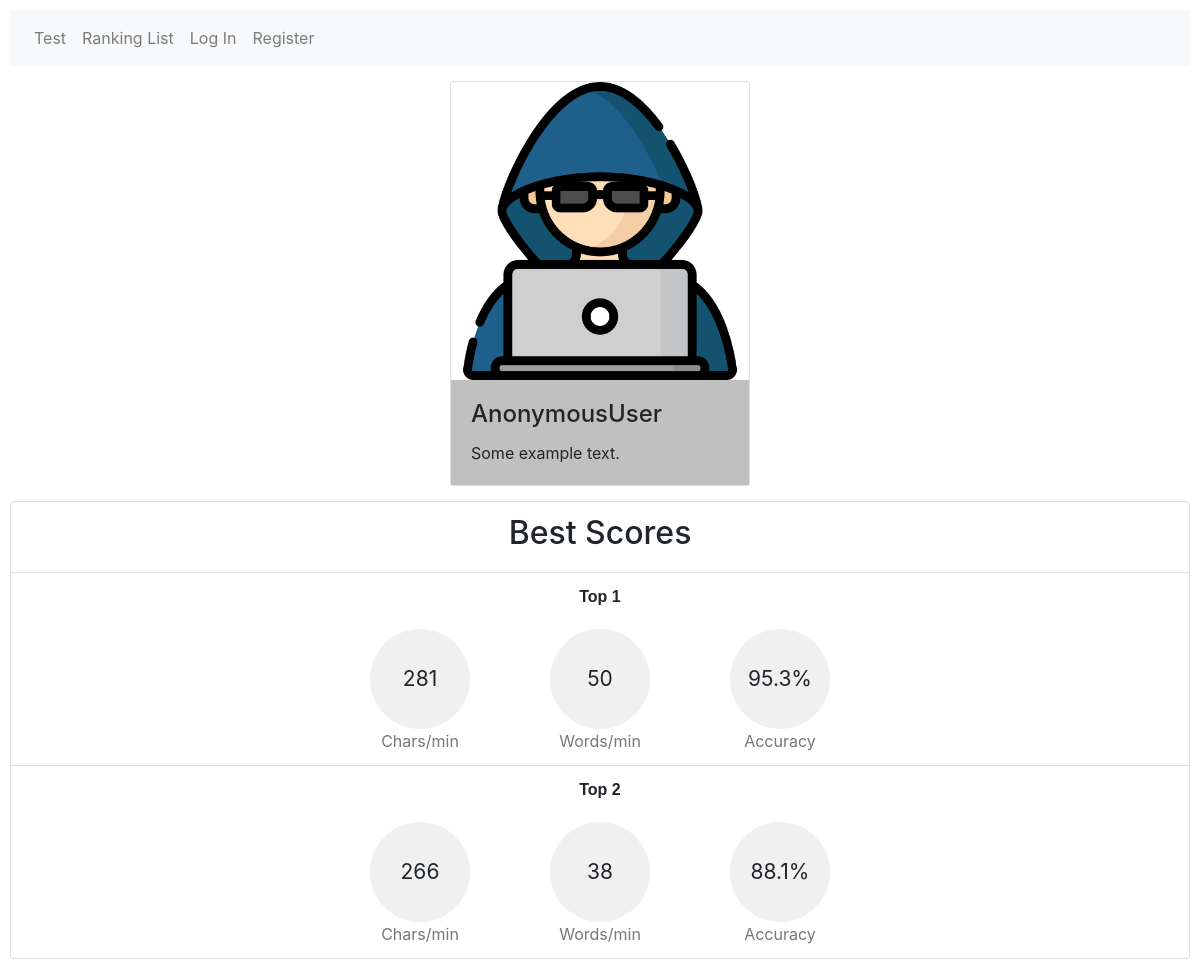
Before: /profile/foo with the older database file.
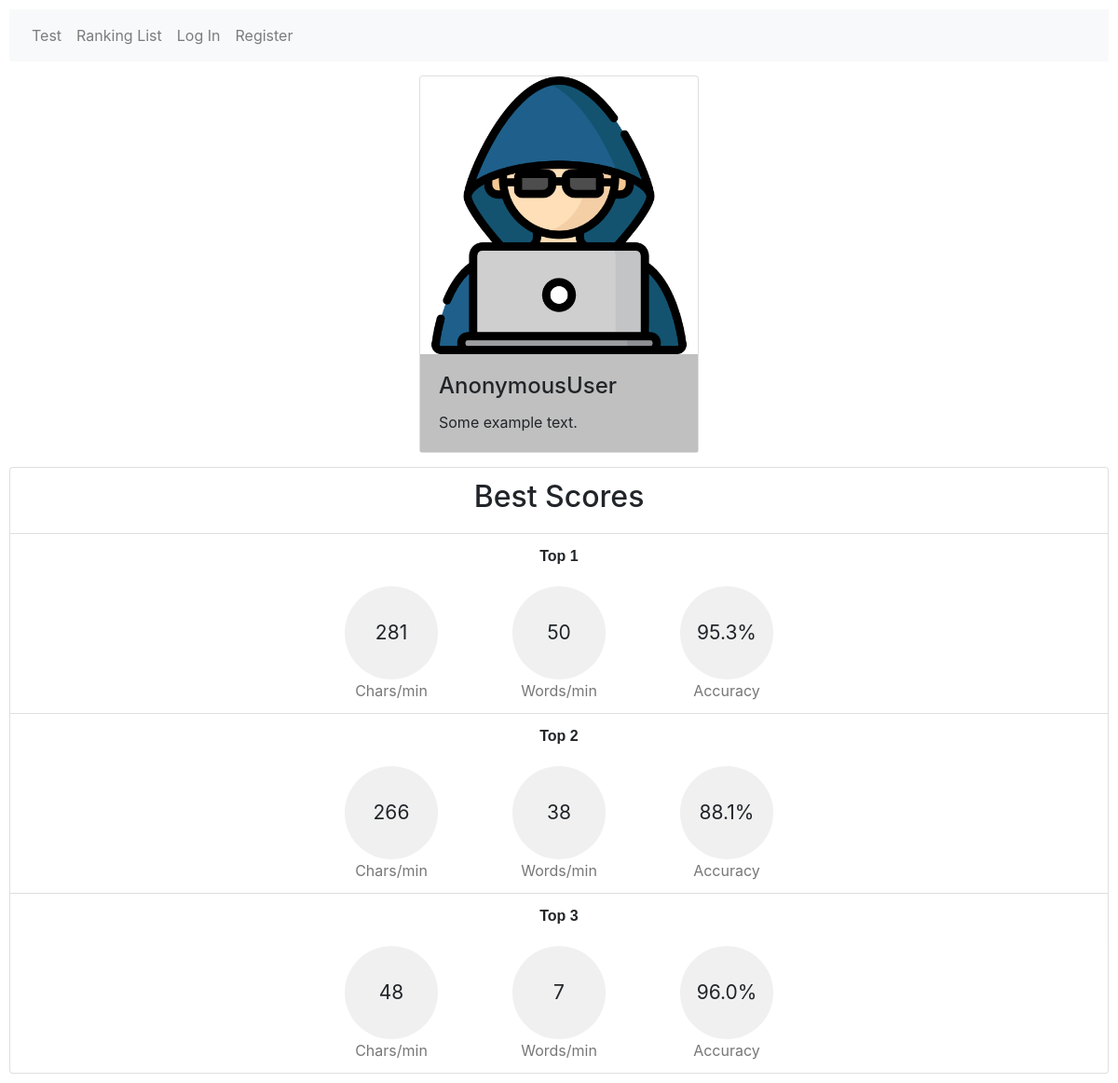
After: the same page with the newer database file.
### type_speed/models.py (models this page shows, shortened)
class Scores(models.Model):
    user = models.ForeignKey(User, on_delete=models.CASCADE, related_name="scores")
    words_min = models.IntegerField(default=0)
    chars_min = models.IntegerField(default=0)
    accuracy = models.CharField(max_length=32)
    custom = models.BooleanField(default=False)
    text = models.ForeignKey(CustomText, on_delete=models.CASCADE, null=True, blank=True)

### type_speed/views.py (the view)
# urls.py: path("profile/<str:username>", views.profile, name="profile"),
def profile(request, username):
    user = User.objects.get(username=username)
    scores = user.scores.filter(custom=False).order_by('-chars_min')
    return render(request, "type_speed/profile.html", {
        'scores': scores[:3]
    })

### type_speed/templates/type_speed/profile.html
{% extends "type_speed/layout.html" %}
{% load static %}
{% block body %}
    <div class="d-flex justify-content-center" id="card">
        <div class="card" style="width:300px">
            {% if request.user.gender == 'male' %}
                <img class="card-img-top" src="{% static 'type_speed/icons/man.png' %}" alt="Card image">
            {% elif request.user.gender == 'female' %}
                <img class="card-img-top" src="{% static 'type_speed/icons/woman.png' %}" alt="Card image">
            {% else %}
                <img class="card-img-top" src="{% static 'type_speed/icons/hacker.png' %}" alt="Card image">
            {% endif %}
            <div class="card-body">
                <h4 class="card-title">{{ request.user }}</h4>
                <p class="card-text">Some example text.</p>
            </div>
        </div>
    </div>
    <div id="top3">
        <ul class="list-group">
            <li class="list-group-item"><b><h2>Best Scores</h2></b></li>
            {% for score in scores %}
                <li class="list-group-item">
                    <b class="info">Top {{ forloop.counter }}</b>
                    <div class="test-results">
                        <div class="result-item">
                            <div class="results"  style="height: 100px; width: 100px; font-size: 21px; margin: 20px; margin-bottom: 0px;">{{ score.chars_min }}</div>
                            <div class="result-description">Chars/min</div>
                            </div>
                        <div class="result-item">
                            <div class="results"  style="height: 100px; width: 100px; font-size: 21px; margin: 20px; margin-bottom: 0px">{{ score.words_min }}</div>
                            <div class="result-description">Words/min</div>
                        </div>
                        <div class="result-item">
                            <div class="results"  style="height: 100px; width: 100px; font-size: 21px; margin: 20px; margin-bottom: 0px">{{ score.accuracy }}</div>
                            <div class="result-description">Accuracy</div>
                    </div>
                </li>
            {% endfor %}
        </ul>
    </div>
{% endblock %}

### type_speed/templates/type_speed/layout.html (shortened to what this page needs)
{% load static %}
<!DOCTYPE html>
<html lang="en">
    <head>
        <link rel="stylesheet" href="https://stackpath.bootstrapcdn.com/bootstrap/4.4.1/css/bootstrap.min.css">
        <link href="{% static 'type_speed/styles.css' %}" rel="stylesheet">
    </head>
    <body>
        <nav class="navbar navbar-expand-lg navbar-light bg-light navbar-custom">
            <div>
              <ul class="navbar-nav mr-auto flex-nowrap">
                <li class="nav-item">
                  <a class="nav-link" href="{% url 'index' %}">Test</a>
                </li>
                <li class="nav-item">
                    <a class="nav-link" href="{% url 'filtered' mode='Standart' %}">Ranking List</a>
                </li>
                {% if user.is_authenticated %}
                    <li class="nav-item">
                        <a class="nav-link" href="{% url 'custom' %}">Custom</a>
                    </li>
                    <li class="nav-item">
                        <a class="nav-link" href="{% url 'logout' %}">Log Out</a>
                    </li>
                {% else %}
                    <li class="nav-item">
                        <a class="nav-link" href="{% url 'login' %}">Log In</a>
                    </li>
                    <li class="nav-item">
                        <a class="nav-link" href="{% url 'register' %}">Register</a>
                    </li>
                {% endif %}
              </ul>
            </div>
          </nav>
        <div class="body">
            {% block body %}
            {% endblock %}
        </div>
    </body>
</html>

### type_speed/static/type_speed/styles.css (style rules this page uses)
body { margin: 10px; }
h2 { text-align: center; }
.info { grid-area: info; display: flex; align-items: center; justify-content: center; font-family: sans-serif; text-align: center; }
#top3 .results, #test-result .results { display: flex; justify-content: center; align-items: center; width: 240px; height: 240px; border-radius: 50%; background-color: #f0f0f0; text-align: center; font-size: 50px; margin-top: 50px; margin-left: 40px; margin-right: 40px; }
#top3 .test-results, #test-result .test-results { display: flex; justify-content: center; align-items: center; flex-direction: row; }
#top3 .result-item, #test-result .result-item { display: flex; flex-direction: column; align-items: center; margin: 0 20px; }
#top3 .result-description, #test-result .result-description { font-size: 16px; color: #777; }
#card { margin: 15px; }
.card-body { background-color: silver; }

Changed rows visible on the page:
added Scores: chars_min "48", words_min "7", accuracy "96.0%"
